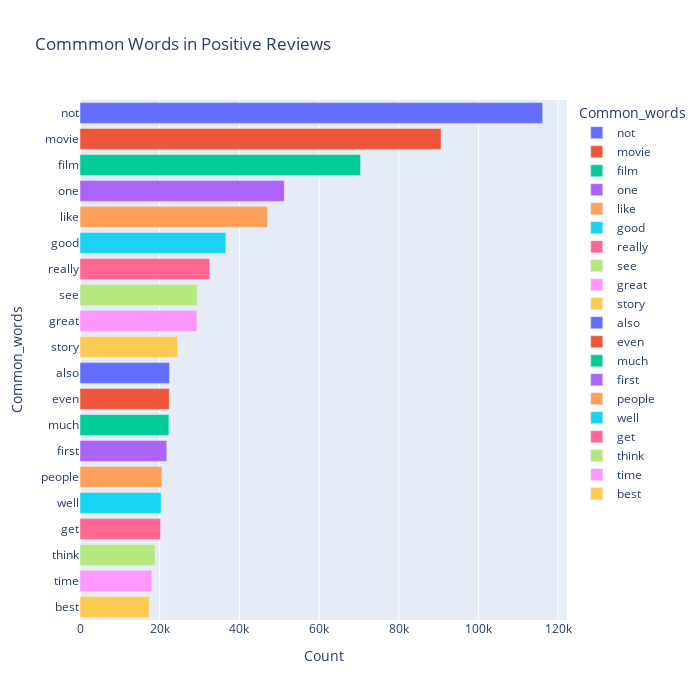

Notebook code cell kept with this figure:
### Code cell
most_common_uni = get_top_text_ngrams(df.Reviews_clean[df['Ratings']>=7],20,1)
most_common_uni = dict(most_common_uni)
temp = pd.DataFrame(columns = ["Common_words" , 'Count'])
temp["Common_words"] = list(most_common_uni.keys())
temp["Count"] = list(most_common_uni.values())
fig = px.bar(temp, x="Count", y="Common_words", title='Commmon Words in Positive Reviews', orientation='h', 
             width=700, height=700,color='Common_words')
fig.show()

### Figure 1 — Plotly figure (JSON) as saved in the notebook; plotly's stock layout.template omitted (floating-point values rounded to 4 significant figures)
{"data": [{"alignmentgroup": "True", "hovertemplate": "Common_words=%{y}<br>Count=%{x}<extra></extra>", "legendgroup": "not", "marker": {"color": "#636efa", "pattern": {"shape": ""}}, "name": "not", "offsetgroup": "not", "orientation": "h", "showlegend": true, "textposition": "auto", "type": "bar", "x": [116118], "xaxis": "x", "y": ["not"], "yaxis": "y"}, {"alignmentgroup": "True", "hovertemplate": "Common_words=%{y}<br>Count=%{x}<extra></extra>", "legendgroup": "movie", "marker": {"color": "#EF553B", "pattern": {"shape": ""}}, "name": "movie", "offsetgroup": "movie", "orientation": "h", "showlegend": true, "textposition": "auto", "type": "bar", "x": [90632], "xaxis": "x", "y": ["movie"], "yaxis": "y"}, {"alignmentgroup": "True", "hovertemplate": "Common_words=%{y}<br>Count=%{x}<extra></extra>", "legendgroup": "film", "marker": {"color": "#00cc96", "pattern": {"shape": ""}}, "name": "film", "offsetgroup": "film", "orientation": "h", "showlegend": true, "textposition": "auto", "type": "bar", "x": [70416], "xaxis": "x", "y": ["film"], "yaxis": "y"}, {"alignmentgroup": "True", "hovertemplate": "Common_words=%{y}<br>Count=%{x}<extra></extra>", "legendgroup": "one", "marker": {"color": "#ab63fa", "pattern": {"shape": ""}}, "name": "one", "offsetgroup": "one", "orientation": "h", "showlegend": true, "textposition": "auto", "type": "bar", "x": [51280], "xaxis": "x", "y": ["one"], "yaxis": "y"}, {"alignmentgroup": "True", "hovertemplate": "Common_words=%{y}<br>Count=%{x}<extra></extra>", "legendgroup": "like", "marker": {"color": "#FFA15A", "pattern": {"shape": ""}}, "name": "like", "offsetgroup": "like", "orientation": "h", "showlegend": true, "textposition": "auto", "type": "bar", "x": [47031], "xaxis": "x", "y": ["like"], "yaxis": "y"}, {"alignmentgroup": "True", "hovertemplate": "Common_words=%{y}<br>Count=%{x}<extra></extra>", "legendgroup": "good", "marker": {"color": "#19d3f3", "pattern": {"shape": ""}}, "name": "good", "offsetgroup": "good", "orientation": "h", "showlegend": true, "textposition": "auto", "type": "bar", "x": [36592], "xaxis": "x", "y": ["good"], "yaxis": "y"}, {"alignmentgroup": "True", "hovertemplate": "Common_words=%{y}<br>Count=%{x}<extra></extra>", "legendgroup": "really", "marker": {"color": "#FF6692", "pattern": {"shape": ""}}, "name": "really", "offsetgroup": "really", "orientation": "h", "showlegend": true, "textposition": "auto", "type": "bar", "x": [32570], "xaxis": "x", "y": ["really"], "yaxis": "y"}, {"alignmentgroup": "True", "hovertemplate": "Common_words=%{y}<br>Count=%{x}<extra></extra>", "legendgroup": "see", "marker": {"color": "#B6E880", "pattern": {"shape": ""}}, "name": "see", "offsetgroup": "see", "orientation": "h", "showlegend": true, "textposition": "auto", "type": "bar", "x": [29425], "xaxis": "x", "y": ["see"], "yaxis": "y"}, {"alignmentgroup": "True", "hovertemplate": "Common_words=%{y}<br>Count=%{x}<extra></extra>", "legendgroup": "great", "marker": {"color": "#FF97FF", "pattern": {"shape": ""}}, "name": "great", "offsetgroup": "great", "orientation": "h", "showlegend": true, "textposition": "auto", "type": "bar", "x": [29361], "xaxis": "x", "y": ["great"], "yaxis": "y"}, {"alignmentgroup": "True", "hovertemplate": "Common_words=%{y}<br>Count=%{x}<extra></extra>", "legendgroup": "story", "marker": {"color": "#FECB52", "pattern": {"shape": ""}}, "name": "story", "offsetgroup": "story", "orientation": "h", "showlegend": true, "textposition": "auto", "type": "bar", "x": [24511], "xaxis": "x", "y": ["story"], "yaxis": "y"}, {"alignmentgroup": "True", "hovertemplate": "Common_words=%{y}<br>Count=%{x}<extra></extra>", "legendgroup": "also", "marker": {"color": "#636efa", "pattern": {"shape": ""}}, "name": "also", "offsetgroup": "also", "orientation": "h", "showlegend": true, "textposition": "auto", "type": "bar", "x": [22465], "xaxis": "x", "y": ["also"], "yaxis": "y"}, {"alignmentgroup": "True", "hovertemplate": "Common_words=%{y}<br>Count=%{x}<extra></extra>", "legendgroup": "even", "marker": {"color": "#EF553B", "pattern": {"shape": ""}}, "name": "even", "offsetgroup": "even", "orientation": "h", "showlegend": true, "textposition": "auto", "type": "bar", "x": [22414], "xaxis": "x", "y": ["even"], "yaxis": "y"}, {"alignmentgroup": "True", "hovertemplate": "Common_words=%{y}<br>Count=%{x}<extra></extra>", "legendgroup": "much", "marker": {"color": "#00cc96", "pattern": {"shape": ""}}, "name": "much", "offsetgroup": "much", "orientation": "h", "showlegend": true, "textposition": "auto", "type": "bar", "x": [22309], "xaxis": "x", "y": ["much"], "yaxis": "y"}, {"alignmentgroup": "True", "hovertemplate": "Common_words=%{y}<br>Count=%{x}<extra></extra>", "legendgroup": "first", "marker": {"color": "#ab63fa", "pattern": {"shape": ""}}, "name": "first", "offsetgroup": "first", "orientation": "h", "showlegend": true, "textposition": "auto", "type": "bar", "x": [21785], "xaxis": "x", "y": ["first"], "yaxis": "y"}, {"alignmentgroup": "True", "hovertemplate": "Common_words=%{y}<br>Count=%{x}<extra></extra>", "legendgroup": "people", "marker": {"color": "#FFA15A", "pattern": {"shape": ""}}, "name": "people", "offsetgroup": "people", "orientation": "h", "showlegend": true, "textposition": "auto", "type": "bar", "x": [20578], "xaxis": "x", "y": ["people"], "yaxis": "y"}, {"alignmentgroup": "True", "hovertemplate": "Common_words=%{y}<br>Count=%{x}<extra></extra>", "legendgroup": "well", "marker": {"color": "#19d3f3", "pattern": {"shape": ""}}, "name": "well", "offsetgroup": "well", "orientation": "h", "showlegend": true, "textposition": "auto", "type": "bar", "x": [20360], "xaxis": "x", "y": ["well"], "yaxis": "y"}, {"alignmentgroup": "True", "hovertemplate": "Common_words=%{y}<br>Count=%{x}<extra></extra>", "legendgroup": "get", "marker": {"color": "#FF6692", "pattern": {"shape": ""}}, "name": "get", "offsetgroup": "get", "orientation": "h", "showlegend": true, "textposition": "auto", "type": "bar", "x": [20211], "xaxis": "x", "y": ["get"], "yaxis": "y"}, {"alignmentgroup": "True", "hovertemplate": "Common_words=%{y}<br>Count=%{x}<extra></extra>", "legendgroup": "think", "marker": {"color": "#B6E880", "pattern": {"shape": ""}}, "name": "think", "offsetgroup": "think", "orientation": "h", "showlegend": true, "textposition": "auto", "type": "bar", "x": [18849], "xaxis": "x", "y": ["think"], "yaxis": "y"}, {"alignmentgroup": "True", "hovertemplate": "Common_words=%{y}<br>Count=%{x}<extra></extra>", "legendgroup": "time", "marker": {"color": "#FF97FF", "pattern": {"shape": ""}}, "name": "time", "offsetgroup": "time", "orientation": "h", "showlegend": true, "textposition": "auto", "type": "bar", "x": [18018], "xaxis": "x", "y": ["time"], "yaxis": "y"}, {"alignmentgroup": "True", "hovertemplate": "Common_words=%{y}<br>Count=%{x}<extra></extra>", "legendgroup": "best", "marker": {"color": "#FECB52", "pattern": {"shape": ""}}, "name": "best", "offsetgroup": "best", "orientation": "h", "showlegend": true, "textposition": "auto", "type": "bar", "x": [17408], "xaxis": "x", "y": ["best"], "yaxis": "y"}], "layout": {"barmode": "relative", "height": 700, "legend": {"title": {"text": "Common_words"}, "tracegroupgap": 0}, "title": {"text": "Commmon Words in Positive Reviews"}, "width": 700, "xaxis": {"anchor": "y", "autorange": true, "domain": [0, 1], "range": [0, 122200.0], "title": {"text": "Count"}, "type": "linear"}, "yaxis": {"anchor": "x", "autorange": true, "categoryarray": ["best", "time", "think", "get", "well", "people", "first", "much", "even", "also", "story", "great", "see", "really", "good", "like", "one", "film", "movie", "not"], "categoryorder": "array", "domain": [0, 1], "range": [-0.5, 19.5], "title": {"text": "Common_words"}, "type": "category"}}}
